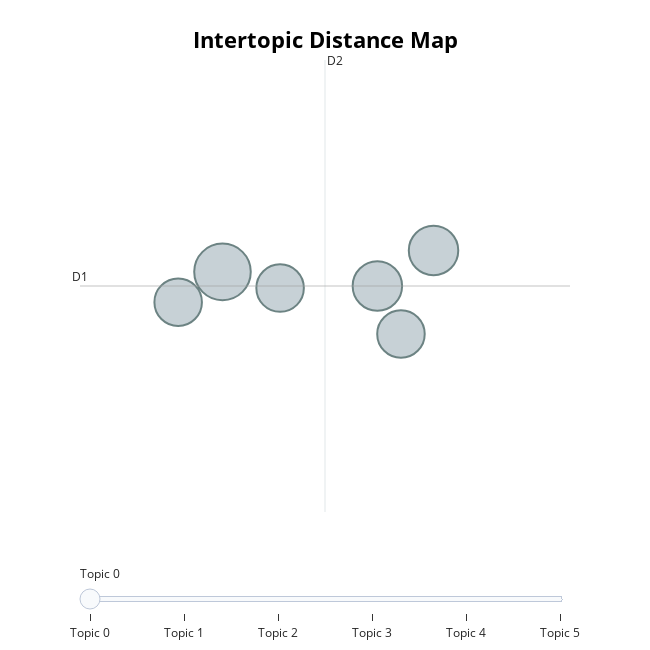

Notebook code cell kept with this figure:
### Code cell
# Visualize Topics
model.visualize_topics().show()

### Figure 1 — Plotly figure (JSON) as saved in the notebook; plotly's stock layout.template omitted (floating-point values rounded to 4 significant figures)
{"data": [{"customdata": [[0, "help | winning | win | ask help | ask", 17], [1, "would | emotional | sex | person | sexual", 13], [2, "gay | thought gay | thought | someone thought | someone", 13], [3, "feelings | others | keep | talk | show", 12], [4, "risks | take | risky | situations | get way", 12], [5, "work | important | attention | work important | good", 12]], "hovertemplate": "<b>Topic %{customdata[0]}</b><br>%{customdata[1]}<br>Size: %{customdata[2]}", "legendgroup": "", "marker": {"color": "#B0BEC5", "line": {"color": "DarkSlateGrey", "width": 2}, "size": [17, 13, 13, 12, 12, 12], "sizemode": "area", "sizeref": 0.01063, "symbol": "circle"}, "mode": "markers", "name": "", "orientation": "v", "showlegend": false, "type": "scatter", "x": [10.29, 12.57, 13.39, 12.91, 9.634, 11.13], "xaxis": "x", "y": [14.75, 14.58, 15.0, 14.01, 14.39, 14.55], "yaxis": "y"}], "layout": {"annotations": [{"showarrow": false, "text": "D1", "x": 8.189, "y": 14.58, "yshift": 10}, {"showarrow": false, "text": "D2", "x": 11.8, "xshift": 10, "y": 17.25}], "height": 650, "hoverlabel": {"bgcolor": "white", "font": {"family": "Rockwell", "size": 16}}, "legend": {"itemsizing": "constant", "tracegroupgap": 0}, "margin": {"t": 60}, "shapes": [{"line": {"color": "#CFD8DC", "width": 2}, "type": "line", "x0": 11.8, "x1": 11.8, "y0": 11.91, "y1": 17.25}, {"line": {"color": "#9E9E9E", "width": 2}, "type": "line", "x0": 8.189, "x1": 15.4, "y0": 14.58, "y1": 14.58}], "sliders": [{"active": 0, "pad": {"t": 50}, "steps": [{"args": [{"marker.color": [["red", "#B0BEC5", "#B0BEC5", "#B0BEC5", "#B0BEC5", "#B0BEC5"]]}], "label": "Topic 0", "method": "update"}, {"args": [{"marker.color": [["#B0BEC5", "red", "#B0BEC5", "#B0BEC5", "#B0BEC5", "#B0BEC5"]]}], "label": "Topic 1", "method": "update"}, {"args": [{"marker.color": [["#B0BEC5", "#B0BEC5", "red", "#B0BEC5", "#B0BEC5", "#B0BEC5"]]}], "label": "Topic 2", "method": "update"}, {"args": [{"marker.color": [["#B0BEC5", "#B0BEC5", "#B0BEC5", "red", "#B0BEC5", "#B0BEC5"]]}], "label": "Topic 3", "method": "update"}, {"args": [{"marker.color": [["#B0BEC5", "#B0BEC5", "#B0BEC5", "#B0BEC5", "red", "#B0BEC5"]]}], "label": "Topic 4", "method": "update"}, {"args": [{"marker.color": [["#B0BEC5", "#B0BEC5", "#B0BEC5", "#B0BEC5", "#B0BEC5", "red"]]}], "label": "Topic 5", "method": "update"}]}], "title": {"font": {"color": "Black", "size": 22}, "text": "<b>Intertopic Distance Map</b>", "x": 0.5, "xanchor": "center", "y": 0.95, "yanchor": "top"}, "width": 650, "xaxis": {"anchor": "y", "domain": [0, 1], "range": [8.189, 15.4], "title": {"text": ""}, "type": "linear", "visible": false}, "yaxis": {"anchor": "x", "domain": [0, 1], "range": [11.91, 17.25], "title": {"text": ""}, "type": "linear", "visible": false}}}
